Frame 1 (no input): blank canvas, image omitted
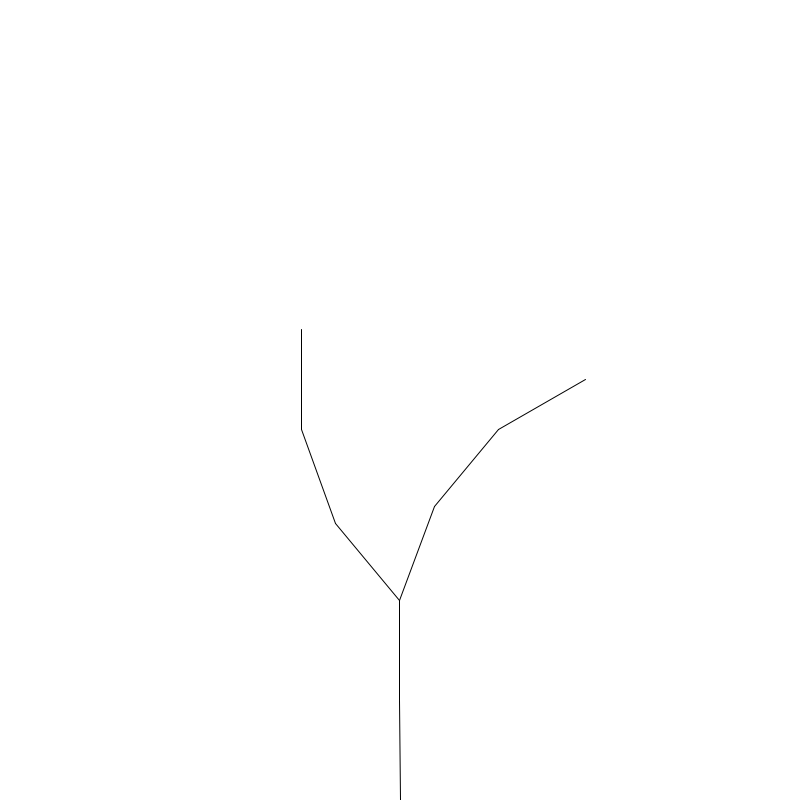
Frame 2 (the mouse pressed at the canvas centre, redrawn once)

The Processing sketch that drew this single still picture (run headless with seeded random() and noise(); the mouse was pressed at the canvas centre and the sketch redrawn once):

// Processing sketch: sketch_04_lsystem_with_turtle
// ── sketch_04_lsystem_with_turtle.pde
/* LSystem using the following "Alphabet": 
 * F: Draw a line and move forward
 * G: Move forward (without drawing a line)
 * +: Turn right
 * -: Turn left
 * [: Save current location
 * ]: Restore previous location
 */

LSystem l;
Turtle t;

void setup() {
  size(800, 800);
  
  Rule[] rules = new Rule[1];
  rules[0] = new Rule('F', "FF-[-F+F+F]+[+F+F+F]");
  
  l = new LSystem("F", rules);
  t = new Turtle(l.getSentence(), height/4.0, radians(20));
}

void draw() {
  background(255);  
  fill(0);
  
  translate(width/2, height);
  rotate(-PI/2);
  t.draw();
  noLoop();
}

void mousePressed() { 
  pushMatrix();
    l.generate();
    t.setSentence(l.getSentence());
    t.multiplyLen(0.5);
    popMatrix();
    redraw(); 
  redraw();
}
// ── LSystem.pde
class LSystem {
  String sentence;
  Rule[] rules;
  int generation;

  LSystem(String axiom, Rule[] r) {
    sentence = axiom ;
    rules = r;
    generation = 0;
  }

  void generate() {
    StringBuffer next = new StringBuffer();
    for (int i = 0; i < sentence.length(); i++) {
      char c = sentence.charAt(i);
      String replace = c + "";
      for (int j = 0; j < rules.length; j++) {
        Rule r = rules[j];
        if (c == r.getPredecessor()) {
          replace = r.getSuccessor();
          break;
        }        
      }
      next.append(replace);
    }
    sentence = next.toString();
    generation++;
  }

  int getGeneration() {
    return generation;
  }

  String getSentence() {
    return sentence;
  }
}
// ── Rule.pde
class Rule {
  
  char predecessor;
  String successor;
  
  Rule(char a, String b) {
    predecessor = a;
    successor = b;
  }
  
  char getPredecessor() {
    return predecessor; 
  }
  
  String getSuccessor() {
    return successor;
  }
  
  
}
// ── Turtle.pde
/* The turtle class references the drawing framework turtle 
 * from the old days of the "Logo" programming language
 *
 * We are using the following "Alphabet" to draw our turtle graphics:
 * F: line(0,0,0,len); translate(0,len);
 * G: translate(0,len);
 * +: rotate(angle);
 * -: rotate(-angle);
 * [: pushMatrix();
 * ]: popMatrix();
 */


class Turtle {
  String sentence;
  float len;
  float theta;
  
  Turtle(String s, float l, float t) {
    sentence = s;
    len = l; 
    theta = t;
  }
  
  void draw() {
    stroke(0);
    for (int i = 0; i < sentence.length(); i++) {
      char c = sentence.charAt(i);
      if (c == 'F') {
        line(0, 0, len, 0);
        translate(len, 0);
      } else if (c == 'G') {
        translate(len, 0); 
      } else if (c == '+') {
        rotate(theta);
      } else if (c == '-') {
        rotate(-theta);
      } else if (c == '[') {
        pushMatrix();
      } else if (c == ']') {
        popMatrix();
      }
    } 
  }
  
  void setLen(float l) {
    len = l; 
  } 

  void multiplyLen(float m) {
    len *= m; 
  }

  void setSentence(String s) {
    sentence = s; 
  }
}
